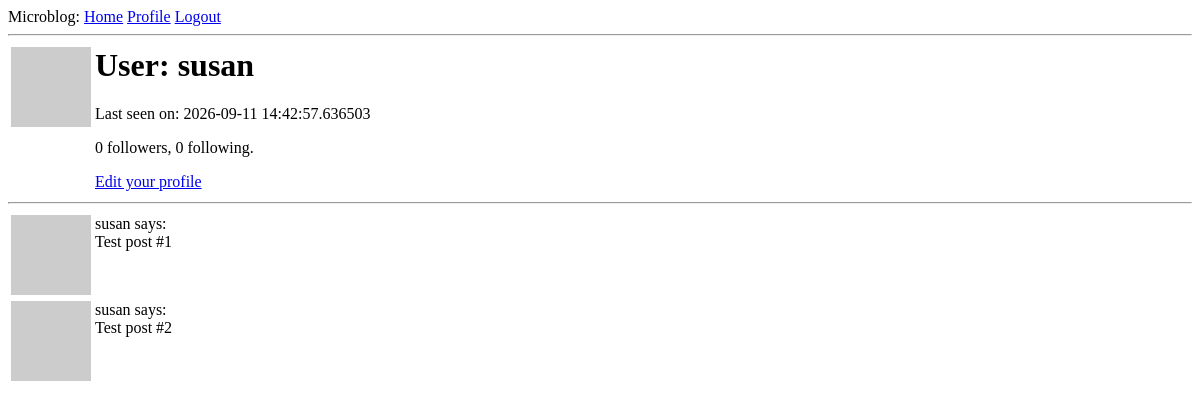
Before: /user/susan (signed in) with the older database file.
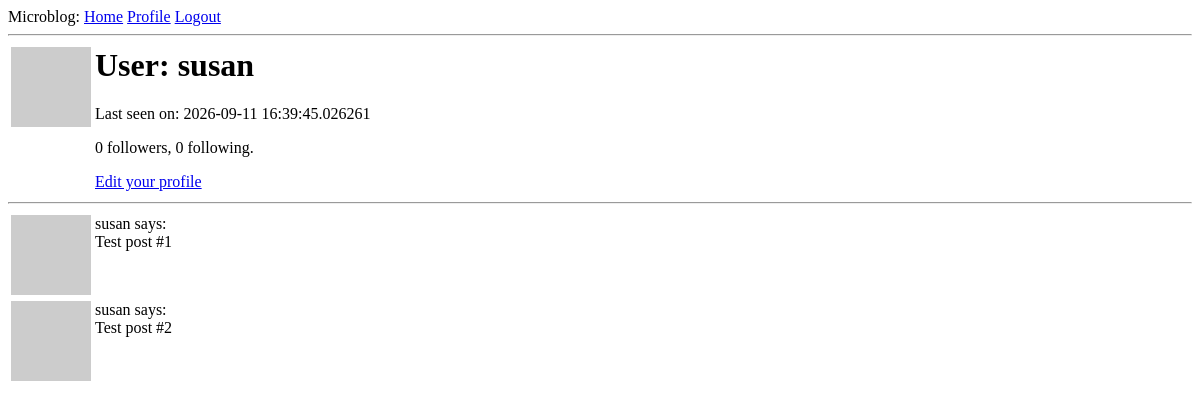
After: the same page with the newer database file.
### app/models.py (models this page shows, shortened)
class User(UserMixin, db.Model):
    id = db.Column(db.Integer, primary_key=True)
    username = db.Column(db.String(64), index=True, unique=True)
    email = db.Column(db.String(120), index=True, unique=True)
    password_hash = db.Column(db.String(128))
    about_me = db.Column(db.String(140))
    last_seen = db.Column(db.DateTime, default=lambda: datetime.now(timezone.utc))
    posts = db.relationship("Post", backref="author", lazy="dynamic")
    followed = db.relationship(
        'User',
        secondary=followers,
        primaryjoin=(followers.c.follower_id == id),
        secondaryjoin=(followers.c.followed_id == id),
        backref=db.backref('followers', lazy='dynamic'),
        lazy='dynamic',
    )
    def avatar(self, size):
        digest = md5(self.email.lower().encode("utf-8")).hexdigest()
        return "https://www.gravatar.com/avatar/{}?d=identicon&s={}".format(
            digest, size
        )

### app/routes.py (the view)
@app.route('/user/<username>')
@login_required
def user(username):
    user = User.query.filter_by(username=username).first_or_404()
    posts = [
        {'author': user, 'body': 'Test post #1'},
        {'author': user, 'body': 'Test post #2'},
    ]
    form = EmptyForm()
    return render_template(
        'user.html',
        title='Profile',
        user=user,
        posts=posts,
        form=form,
    )

### app/models.py (called while the page is built)
@login.user_loader
def load_user(id):
    return User.query.get(int(id))

### app/routes.py (called while the page is built)
@app.before_request
def before_request():
    if current_user.is_authenticated:
        current_user.last_seen = datetime.now(timezone.utc)
        db.session.commit()

### app/templates/user.html (shortened to what this page needs)
{% extends "base.html" %}
{% block content %}
<table>
  <tr valign="top">
    <td><img src="{{ user.avatar(128) }}" alt="{{ user.username }} avatar"></td>
    <td>
      <h1>User: {{ user.username }}</h1>
      {% if user.last_seen %}<p>Last seen on: {{ user.last_seen }}</p>{% endif %}
      <p>{{ user.followers.count() }} followers, {{ user.followed.count() }} following.</p>
      {% if user == current_user %}
      <p><a href="{{ url_for('edit_profile') }}">Edit your profile</a></p>
      {% elif not current_user.is_following(user) %}
      <form action="{{ url_for('follow', username=user.username) }}" method="post">
        {{ form.hidden_tag() }}
        {{ form.submit(value='Follow') }}
      </form>
      {% else %}
      <form action="{{ url_for('unfollow', username=user.username) }}" method="post">
        {{ form.hidden_tag() }}
        {{ form.submit(value='Unfollow') }}
      </form>
      {% endif %}
    </td>
  </tr>
</table>
<hr>
{% for post in posts %}
  {% include '_post.html' %}
{% endfor %}
{% endblock %}

### app/templates/base.html (shortened to what this page needs)
<html>
  <head>
  </head>
  <body>
    <div>
      Microblog:
      <a href="{{ url_for('index') }}">Home</a>
      {% if current_user.is_authenticated %}
        <a href="{{ url_for('user', username=current_user.username) }}">Profile</a>
        <a href="{{ url_for('logout') }}">Logout</a>
      {% else %}
        <a href="{{ url_for('login') }}">Login</a>
      {% endif %}
    </div>
    <hr />
     {% block content %}{% endblock %}
  </body>
</html>

### app/templates/_post.html
<table>
  <tr valign="top">
    <td><img src="{{ post.author.avatar(36) }}" alt="{{ post.author.username }} avatar"></td>
    <td>{{ post.author.username }} says:<br>{{ post.body }}</td>
  </tr>
</table>

Changed rows visible on the page:
changed User "susan": last_seen "2026-09-11 14:42:57.636503" → "2026-09-11 16:39:45.026261"
